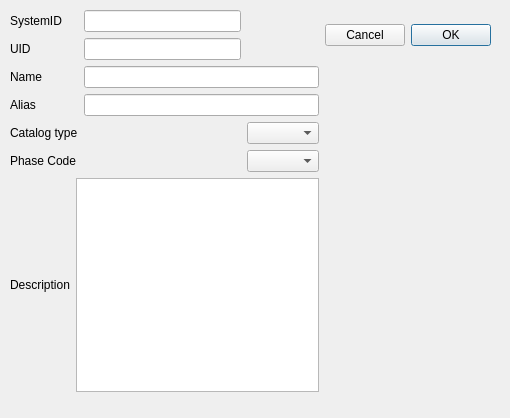
<?xml version="1.0" encoding="UTF-8"?>
<ui version="4.0">
 <class>JunctionPlacement</class>
 <widget class="QDialog" name="JunctionPlacement">
  <property name="geometry">
   <rect>
    <x>0</x>
    <y>0</y>
    <width>510</width>
    <height>418</height>
   </rect>
  </property>
  <property name="windowTitle">
   <string>Dialog</string>
  </property>
  <widget class="QWidget" name="layoutWidget">
   <property name="geometry">
    <rect>
     <x>10</x>
     <y>10</y>
     <width>481</width>
     <height>382</height>
    </rect>
   </property>
   <layout class="QGridLayout" name="gridLayout">
    <item row="1" column="0" colspan="2">
     <layout class="QVBoxLayout" name="verticalLayout_3">
      <item>
       <widget class="QLabel" name="label_name">
        <property name="text">
         <string>Name</string>
        </property>
       </widget>
      </item>
      <item>
       <widget class="QLabel" name="label_alias">
        <property name="text">
         <string>Alias</string>
        </property>
       </widget>
      </item>
     </layout>
    </item>
    <item row="2" column="0" rowspan="2" colspan="2">
     <layout class="QVBoxLayout" name="verticalLayout_5">
      <item>
       <widget class="QLabel" name="label_cattype">
        <property name="text">
         <string>Catalog type</string>
        </property>
       </widget>
      </item>
      <item>
       <widget class="QLabel" name="label_phasecode">
        <property name="layoutDirection">
         <enum>Qt::LeftToRight</enum>
        </property>
        <property name="text">
         <string>Phase Code</string>
        </property>
       </widget>
      </item>
     </layout>
    </item>
    <item row="0" column="2">
     <layout class="QVBoxLayout" name="verticalLayout_2">
      <item>
       <widget class="QLineEdit" name="lineEdit_sysid">
        <property name="enabled">
         <bool>true</bool>
        </property>
        <property name="readOnly">
         <bool>true</bool>
        </property>
       </widget>
      </item>
      <item>
       <widget class="QLineEdit" name="lineEdit_uid">
        <property name="readOnly">
         <bool>false</bool>
        </property>
       </widget>
      </item>
     </layout>
    </item>
    <item row="0" column="0" colspan="2">
     <layout class="QVBoxLayout" name="verticalLayout">
      <item>
       <widget class="QLabel" name="label_sysid">
        <property name="text">
         <string>SystemID</string>
        </property>
       </widget>
      </item>
      <item>
       <widget class="QLabel" name="label_uid">
        <property name="text">
         <string>UID</string>
        </property>
       </widget>
      </item>
     </layout>
    </item>
    <item row="2" column="3">
     <widget class="QComboBox" name="comboBox_cattype">
      <property name="layoutDirection">
       <enum>Qt::LeftToRight</enum>
      </property>
      <property name="currentText">
       <string/>
      </property>
     </widget>
    </item>
    <item row="0" column="4">
     <widget class="QDialogButtonBox" name="buttonBox">
      <property name="layoutDirection">
       <enum>Qt::RightToLeft</enum>
      </property>
      <property name="standardButtons">
       <set>QDialogButtonBox::Cancel|QDialogButtonBox::Ok</set>
      </property>
     </widget>
    </item>
    <item row="1" column="2" colspan="2">
     <layout class="QVBoxLayout" name="verticalLayout_4">
      <item>
       <widget class="QLineEdit" name="lineEdit_name"/>
      </item>
      <item>
       <widget class="QLineEdit" name="lineEdit_alias"/>
      </item>
     </layout>
    </item>
    <item row="3" column="3">
     <widget class="QComboBox" name="comboBox_phasecode"/>
    </item>
    <item row="4" column="0" colspan="4">
     <layout class="QHBoxLayout" name="horizontalLayout_3">
      <item>
       <widget class="QLabel" name="label_descr">
        <property name="text">
         <string>Description</string>
        </property>
       </widget>
      </item>
      <item>
       <widget class="QTextEdit" name="textEdit_decr"/>
      </item>
     </layout>
    </item>
   </layout>
  </widget>
 </widget>
 <resources/>
 <connections/>
</ui>
